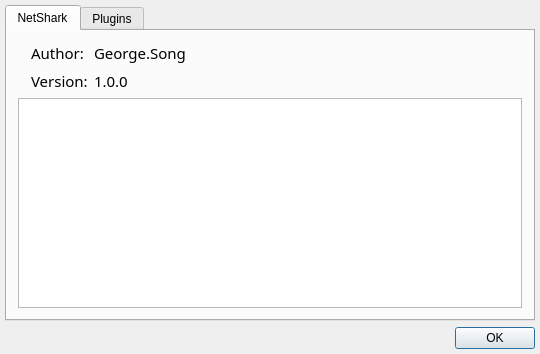
<?xml version="1.0" encoding="UTF-8"?>
<ui version="4.0">
 <class>DlgAbout</class>
 <widget class="QDialog" name="DlgAbout">
  <property name="geometry">
   <rect>
    <x>0</x>
    <y>0</y>
    <width>540</width>
    <height>354</height>
   </rect>
  </property>
  <property name="windowTitle">
   <string>About...</string>
  </property>
  <property name="windowIcon">
   <iconset resource="rms_analyze.qrc">
    <normaloff>:/images/logo.png</normaloff>:/images/logo.png</iconset>
  </property>
  <layout class="QGridLayout" name="gridLayout_3">
   <property name="margin">
    <number>5</number>
   </property>
   <item row="0" column="0">
    <layout class="QVBoxLayout" name="verticalLayout_5">
     <property name="bottomMargin">
      <number>0</number>
     </property>
     <item>
      <widget class="QTabWidget" name="tabWidget">
       <property name="currentIndex">
        <number>0</number>
       </property>
       <widget class="QWidget" name="tab">
        <attribute name="title">
         <string>NetShark</string>
        </attribute>
        <layout class="QGridLayout" name="gridLayout">
         <item row="0" column="0">
          <layout class="QVBoxLayout" name="verticalLayout_3">
           <item>
            <layout class="QHBoxLayout" name="horizontalLayout">
             <item>
              <widget class="QLabel" name="label3">
               <property name="text">
                <string/>
               </property>
               <property name="pixmap">
                <pixmap resource="rms_analyze.qrc">:/images/shark.png</pixmap>
               </property>
               <property name="scaledContents">
                <bool>false</bool>
               </property>
              </widget>
             </item>
             <item>
              <layout class="QVBoxLayout" name="verticalLayout">
               <item>
                <widget class="QLabel" name="label1">
                 <property name="font">
                  <font>
                   <family>微软雅黑</family>
                   <pointsize>11</pointsize>
                   <weight>50</weight>
                   <bold>false</bold>
                  </font>
                 </property>
                 <property name="text">
                  <string>Author:</string>
                 </property>
                 <property name="alignment">
                  <set>Qt::AlignLeading|Qt::AlignLeft|Qt::AlignVCenter</set>
                 </property>
                </widget>
               </item>
               <item>
                <widget class="QLabel" name="label2">
                 <property name="font">
                  <font>
                   <family>微软雅黑</family>
                   <pointsize>11</pointsize>
                   <weight>50</weight>
                   <bold>false</bold>
                  </font>
                 </property>
                 <property name="text">
                  <string>Version:</string>
                 </property>
                 <property name="alignment">
                  <set>Qt::AlignLeading|Qt::AlignLeft|Qt::AlignTop</set>
                 </property>
                </widget>
               </item>
              </layout>
             </item>
             <item>
              <layout class="QVBoxLayout" name="verticalLayout_2">
               <item>
                <widget class="QLabel" name="authorLabel">
                 <property name="font">
                  <font>
                   <family>微软雅黑</family>
                   <pointsize>11</pointsize>
                   <weight>50</weight>
                   <bold>false</bold>
                  </font>
                 </property>
                 <property name="text">
                  <string>George.Song</string>
                 </property>
                 <property name="alignment">
                  <set>Qt::AlignLeading|Qt::AlignLeft|Qt::AlignVCenter</set>
                 </property>
                </widget>
               </item>
               <item>
                <widget class="QLabel" name="versionLabel">
                 <property name="font">
                  <font>
                   <family>微软雅黑</family>
                   <pointsize>11</pointsize>
                   <weight>50</weight>
                   <bold>false</bold>
                  </font>
                 </property>
                 <property name="text">
                  <string>1.0.0</string>
                 </property>
                 <property name="alignment">
                  <set>Qt::AlignLeading|Qt::AlignLeft|Qt::AlignTop</set>
                 </property>
                </widget>
               </item>
              </layout>
             </item>
             <item>
              <spacer name="horizontalSpacer_2">
               <property name="orientation">
                <enum>Qt::Horizontal</enum>
               </property>
               <property name="sizeHint" stdset="0">
                <size>
                 <width>40</width>
                 <height>20</height>
                </size>
               </property>
              </spacer>
             </item>
            </layout>
           </item>
           <item>
            <widget class="QTextBrowser" name="textBrowser">
             <property name="font">
              <font>
               <family>微软雅黑</family>
               <pointsize>10</pointsize>
              </font>
             </property>
            </widget>
           </item>
          </layout>
         </item>
        </layout>
       </widget>
       <widget class="QWidget" name="tab_2">
        <attribute name="title">
         <string>Plugins</string>
        </attribute>
        <layout class="QGridLayout" name="gridLayout_2">
         <property name="margin">
          <number>0</number>
         </property>
         <item row="0" column="0">
          <widget class="QTableWidget" name="tableWidget">
           <column>
            <property name="text">
             <string>Name</string>
            </property>
           </column>
           <column>
            <property name="text">
             <string>Version</string>
            </property>
           </column>
           <column>
            <property name="text">
             <string>Author</string>
            </property>
           </column>
           <column>
            <property name="text">
             <string>Description</string>
            </property>
           </column>
          </widget>
         </item>
        </layout>
       </widget>
      </widget>
     </item>
     <item>
      <layout class="QHBoxLayout" name="horizontalLayout_2">
       <item>
        <spacer name="horizontalSpacer">
         <property name="orientation">
          <enum>Qt::Horizontal</enum>
         </property>
         <property name="sizeHint" stdset="0">
          <size>
           <width>40</width>
           <height>20</height>
          </size>
         </property>
        </spacer>
       </item>
       <item>
        <widget class="QPushButton" name="okButton">
         <property name="text">
          <string>OK</string>
         </property>
         <property name="icon">
          <iconset resource="rms_analyze.qrc">
           <normaloff>:/images/ok.png</normaloff>:/images/ok.png</iconset>
         </property>
        </widget>
       </item>
      </layout>
     </item>
    </layout>
   </item>
  </layout>
 </widget>
 <layoutdefault spacing="6" margin="11"/>
 <resources>
  <include location="rms_analyze.qrc"/>
 </resources>
 <connections/>
</ui>
